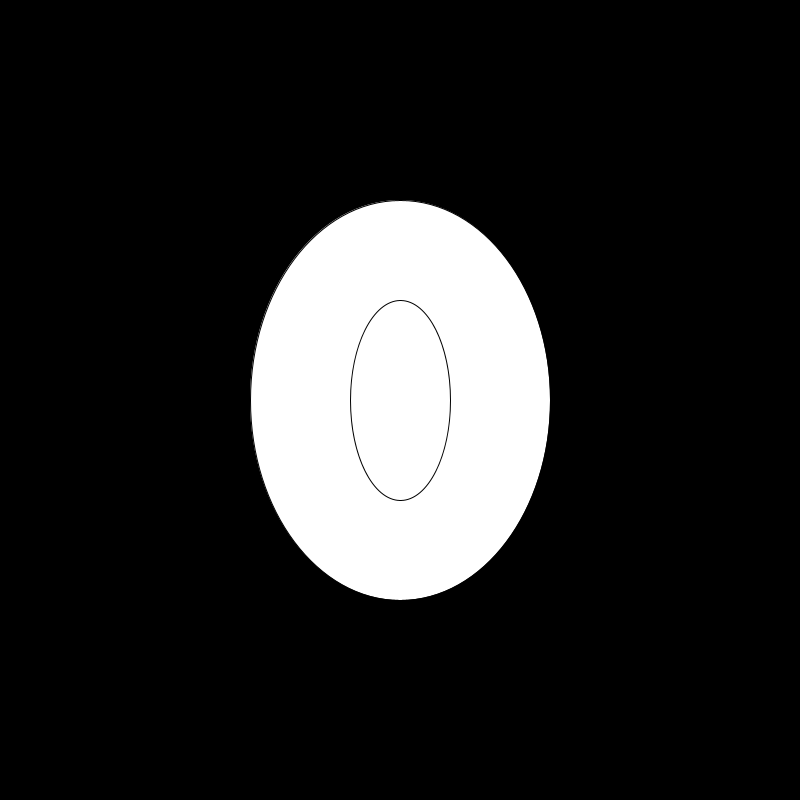
Frame 1 (no input)
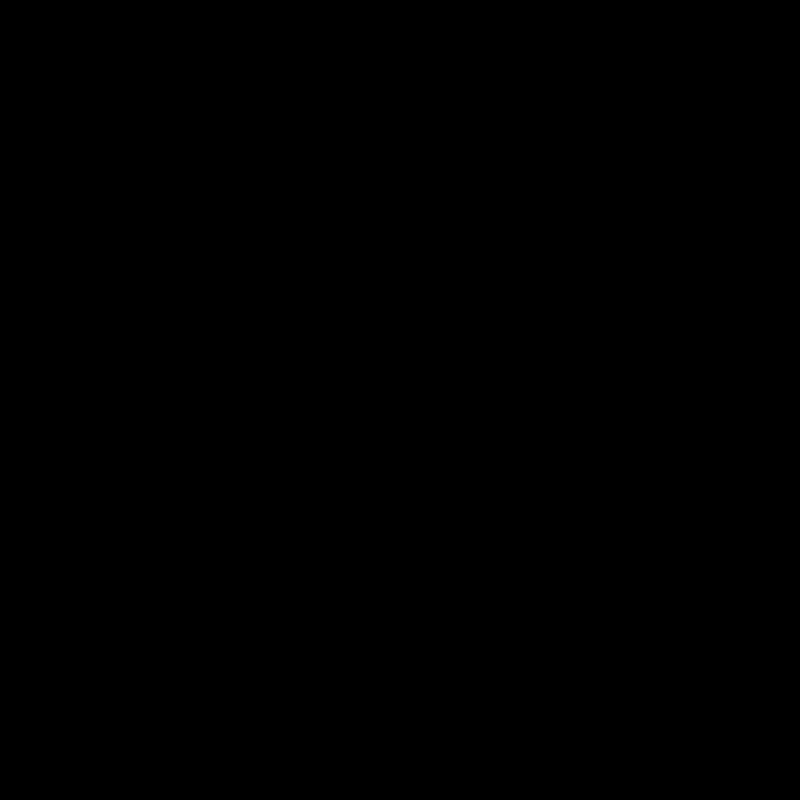
Frame 60 (the mouse pressed at the canvas centre just before this capture)
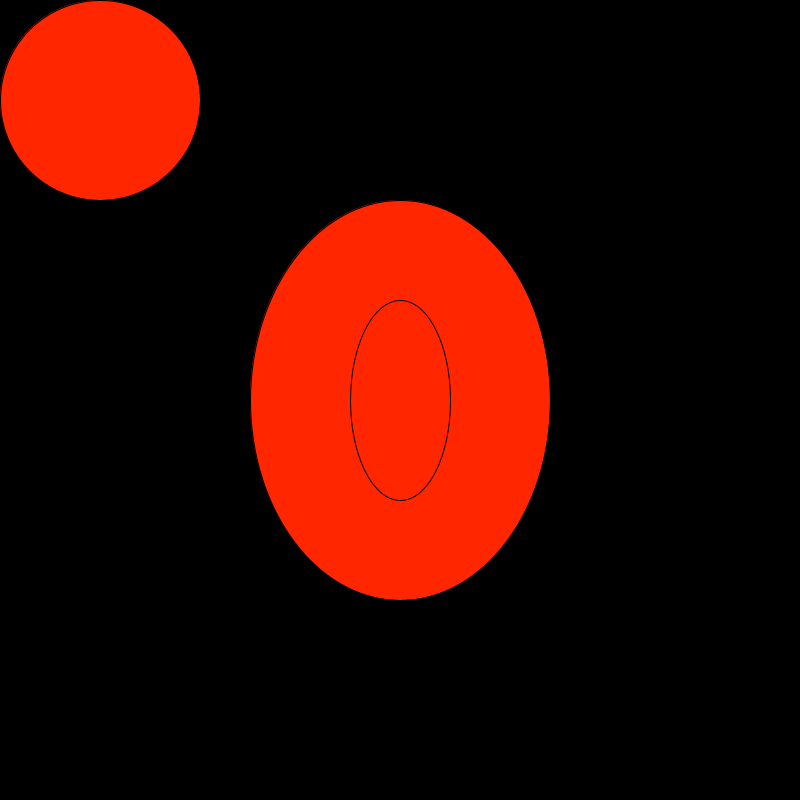
Frame 120 (the mouse held since frame 60 and released just before this capture)

The Processing sketch that drew these frames (run headless with seeded random() and noise(); from frame 60 on, the mouse is pressed at the canvas centre):

// Processing sketch: Logical_Dot
// ── Logical_Dot.pde
void setup() {

  size(800, 800);

}

void draw() {

  background(#000000);
  ellipse(400, 400, 300, 400);
  ellipse(400, 400, 100, 200);
  if (mousePressed == true) {
  fill(#FF2600);
  }else{
  fill(#000000);
  }
    
      
  if (keyPressed == true);
     ellipse(100, 100, 200, 200);
}
